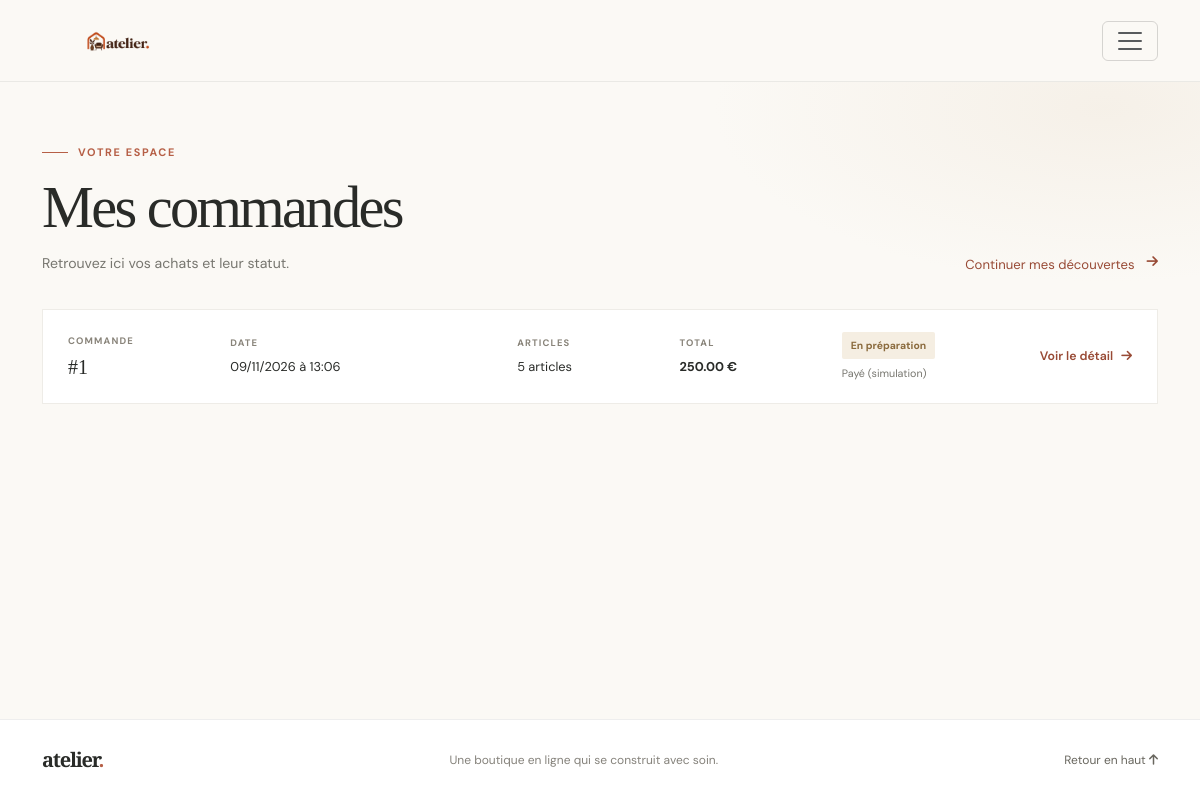
/orders/ (signed in), run on an earlier commit of the app's database.
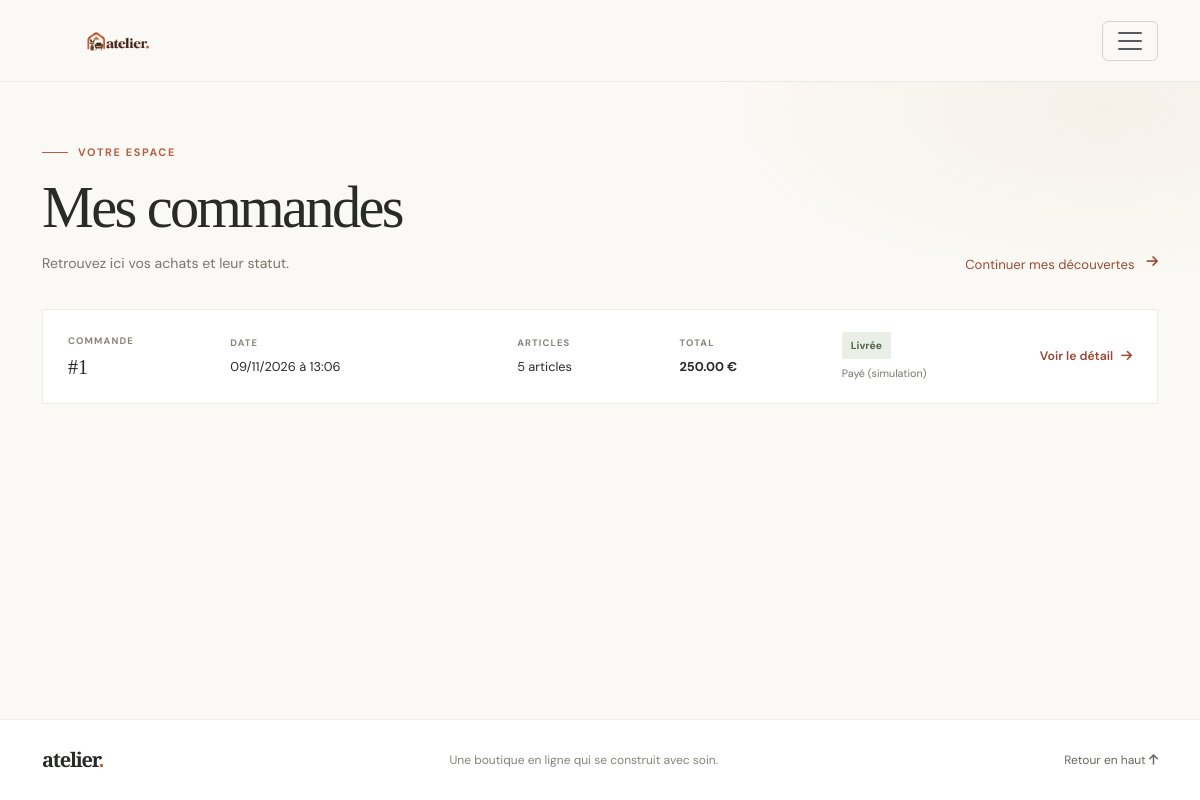
And on a later commit of the database.
### app/models.py (models this page shows)
class Order(db.Model):
    __tablename__ = "orders"
    id = db.Column(db.Integer, primary_key=True)
    user_id = db.Column(db.Integer, db.ForeignKey("users.id"), nullable=False)
    total_amount = db.Column(db.Float, nullable=False)
    status = db.Column(db.String(30), default="PENDING")
    payment_status = db.Column(db.String(30), default="UNPAID")
    created_at = db.Column(db.DateTime, default=datetime.utcnow)
    user = db.relationship("User", back_populates="orders")
    items = db.relationship(
        "OrderItem",
        back_populates="order",
        cascade="all, delete-orphan"
    )

### app/orders/routes.py (the view)
@orders.get("/")
@login_required
def index():
    user_orders = db.session.scalars(
        db.select(Order)
        .where(Order.user_id == current_user.id)
        .order_by(Order.created_at.desc(), Order.id.desc())
    ).all()
    return render_template(
        "orders.html",
        orders=user_orders,
        order_status_labels=ORDER_STATUS_LABELS,
        payment_status_labels=PAYMENT_STATUS_LABELS,
    )

### app/templates/orders.html (shortened to what this page needs)
{% extends "base.html" %}
{% block content %}
<section class="orders-page">
    <div class="container">
        <div class="orders-heading">
            <div>
                <p class="eyebrow"><span class="eyebrow-line"></span> VOTRE ESPACE</p>
                <h1>Mes commandes</h1>
                <p>Retrouvez ici vos achats et leur statut.</p>
            </div>
            <a class="orders-back-link" href="{{ url_for('shop') }}">
                Continuer mes découvertes
                <i class="fa-solid fa-arrow-right" aria-hidden="true"></i>
            </a>
        </div>
        {% if orders %}
        <div class="orders-list">
            {% for order in orders %}
            <article class="order-card">
                <div class="order-card-main">
                    <div class="order-card-reference">
                        <span class="order-reference-label">COMMANDE</span>
                        <h2>#{{ order.id }}</h2>
                    </div>
                    <div class="order-card-date">
                        <span class="order-reference-label">DATE</span>
                        <p>{{ order.created_at.strftime("%d/%m/%Y à %H:%M") }}</p>
                    </div>
                    <div class="order-card-summary">
                        <span class="order-reference-label">ARTICLES</span>
                        <p>
                            {{ order.items|sum(attribute="quantity") }}
                            {% if order.items|sum(attribute="quantity") == 1 %}article{% else %}articles{% endif %}
                        </p>
                    </div>
                    <div class="order-card-total">
                        <span class="order-reference-label">TOTAL</span>
                        <p>{{ "%.2f"|format(order.total_amount) }} €</p>
                    </div>
                    <div class="order-card-status">
                        <span class="order-status-badge order-status-{{ order.status|lower }}">
                            {{ order_status_labels.get(order.status, order.status|replace("_", " ")|capitalize) }}
                        </span>
                        <span class="payment-status">
                            {{ payment_status_labels.get(order.payment_status, order.payment_status|replace("_", " ")|capitalize) }}
                        </span>
                    </div>
                    <a class="order-detail-link"
                       href="{{ url_for('orders.detail', order_id=order.id) }}">
                        Voir le détail <i class="fa-solid fa-arrow-right" aria-hidden="true"></i>
                    </a>
                </div>
            </article>
            {% endfor %}
        </div>
        {% endif %}
    </div>
</section>
{% endblock %}

What changed in the data, as far as the page shows it:
changed Order "Payé (simulation)": status "PROCESSING" → "DELIVERED" (drawn); get "En préparation" → "Livrée"
